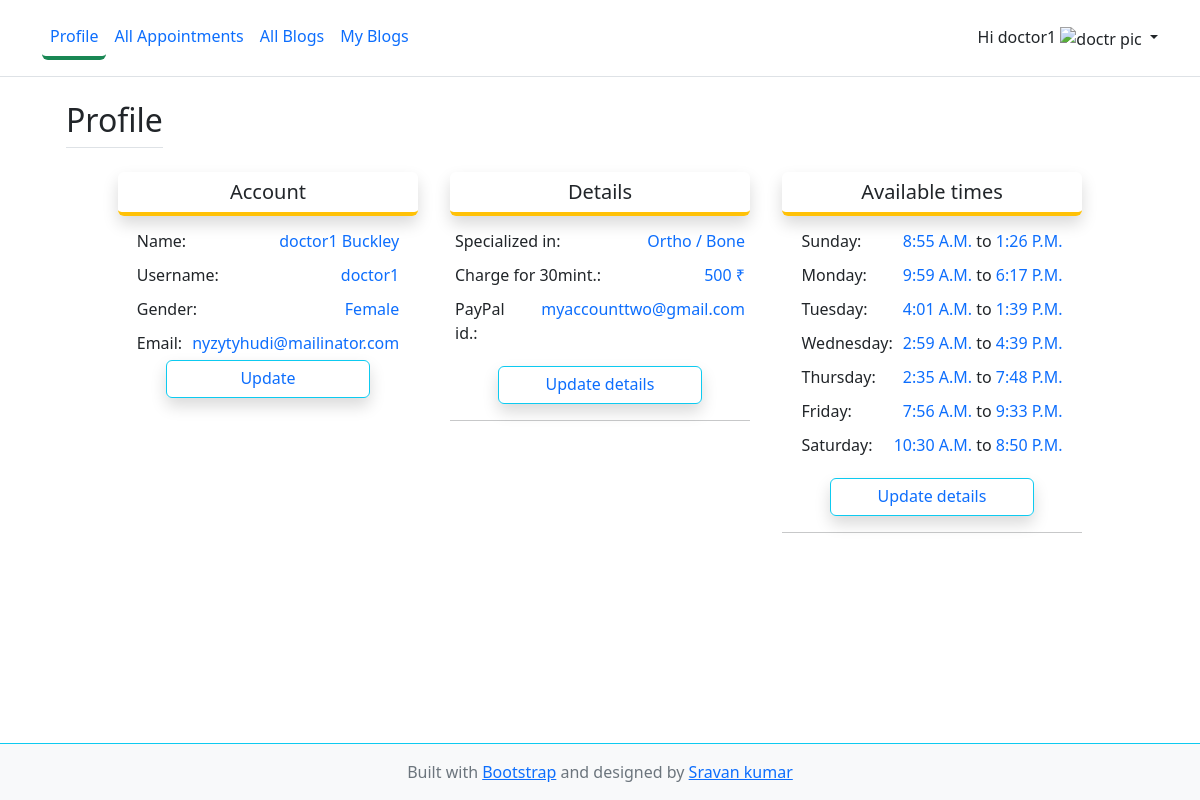
The app's page /doctor/profile/ (signed in) with its own data.
### accounts/models.py (models this page shows)
class CustomUser(AbstractUser):
    role_options = (
        ('admin', "Admin"),
        ('doctor', "Doctor"),
        ('patient', "Patient"),
    )
    gender_options = (
        ("male", "Male"),
        ("female", "Female"),
    )
    email = models.EmailField(_("email address"), unique=True)
    role = models.CharField(choices=role_options, default="admin", max_length=30)
    gender = models.CharField(choices=gender_options, max_length=20)
    USERNAME_FIELD = 'email'
    REQUIRED_FIELDS = ['email', 'username']

### doctors/models.py (models this page shows, shortened)
class Doctors(models.Model):
    details = models.OneToOneField(CustomUser, on_delete=models.CASCADE, related_name='doctor')
    profile_image = models.ImageField(upload_to='images/doctors', null=True)
    specialized_in = models.ForeignKey(Specialities, on_delete=models.CASCADE)
    charge = models.PositiveIntegerField()
    paypal_account = models.EmailField(max_length=70, null=True)
    sun_start = models.TimeField(null=True, blank=True)
    sun_end = models.TimeField(null=True, blank=True)
    mon_start = models.TimeField(null=True, blank=True)
    mon_end = models.TimeField(null=True, blank=True)
    tue_start = models.TimeField(null=True, blank=True)
    tue_end = models.TimeField(null=True, blank=True)
    wed_start = models.TimeField(null=True, blank=True)
    wed_end = models.TimeField(null=True, blank=True)
    thu_start = models.TimeField(null=True, blank=True)
    thu_end = models.TimeField(null=True, blank=True)
    fri_start = models.TimeField(null=True, blank=True)
    fri_end = models.TimeField(null=True, blank=True)
    sat_start = models.TimeField(null=True, blank=True)
    sat_end = models.TimeField(null=True, blank=True)

class Specialities(models.Model):
    title = models.CharField(max_length=50, unique=True)
    slug = models.CharField(max_length=50, unique=True)
    def __str__(self):
        return self.title

### doctors/views.py (the view)
# urls.py: path('profile/', views.profile, name='profile'),
def profile(request):
    try:
        doctor = Doctors.objects.get(details_id=request.user.id)
        form = AvailableTimeUpdationForm(instance=doctor)
    except:
        doctor = None
        form = AvailableTimeUpdationForm()
    context = {
        'doctor': doctor,
        'form': form
    }
    return render(request, 'doctor/profile.html', context)

### doctors/context_preprocessor.py (called while the page is built)
def specialised_categories(request):
    categories = Specialities.objects.all()
    form = DoctorDetailsForm()
    doctor = Doctors.objects.all()
    context = {
        'fm': form,
        'specialisations': categories,
        'doctors': doctor
    }
    return context

### templates/doctor/profile.html (shortened to what this page needs)
{% extends 'doctor/base.html' %}
{% block content %}
<div class="container px-4 py-2" id="icon-grid">
    <div class="d-flex">
        <h2 class="pb-2 border-bottom">Profile</h2>
    </div>
    <div class="row px-5">
        <div class="col-lg-4 px-md-3 mt-3">
            <h5 class="text-center border-bottom border-4 px-3 py-2 shadow rounded border-warning">Account</h5>
            <div>
                <table cellpadding="5" class="m-auto">
                    <tr class="d-flex justify-content-between">
                        <td>Name:</td>
                        <td class="text-primary">{{ request.user.first_name }} {{ request.user.last_name }}</td>
                    </tr>
                    <tr class="d-flex justify-content-between">
                        <td>Username:</td>
                        <td class="text-primary">{{ request.user.username }}</td>
                    </tr>
                    <tr class="d-flex justify-content-between">
                        <td>Gender:</td>
                        <td style="text-transform: capitalize;" class="text-primary">{{ request.user.gender }}</td>
                    </tr>
                    <tr class="d-flex justify-content-between">
                        <td>Email:</td>
                        <td class="text-primary">{{ request.user.email }}</td>
                    </tr>
                </table>
                <a href="{% url 'doctor:doctor-update' request.user.id %}" class="text-decoration-none">
                    <h6 class="text-center border mx-5 px-3 py-2 shadow rounded border-info">Update</h6>
                </a>
            </div>
        </div>
        <div class="col-lg-4 px-md-3 mt-3">
            <h5 class="text-center border-bottom border-4 px-3 py-2 shadow rounded border-warning">Details</h5>
            <div>
                {% if doctor %}
                <table cellpadding="5" class="m-auto">
                    <tr class="d-flex justify-content-between">
                        <td>Specialized in:</td>
                        <td class="text-primary">{{ doctor.specialized_in }}</td>
                    </tr>
                    <tr class="d-flex justify-content-between">
                        <td>Charge for 30mint.:</td>
                        <td class="text-primary">{{ doctor.charge }} &#8377;</td>
                    </tr>
                    <tr class="d-flex justify-content-between">
                        <td>PayPal id.:</td>
                        <td class="text-primary">{{ doctor.paypal_account }}</td>
                    </tr>
                </table>
                <div class="mt-3">
                    <a href="" class="text-decoration-none" data-bs-toggle="modal" data-bs-target="#exampleModal">
                        <h6 class="text-center border mx-5 px-3 py-2 shadow rounded border-info">Update details</h6>
                    </a>
                </div>
                {% else %}
                <p class="text-danger text-center">Not updated yet</p>
                {% endif %}
                <hr>
            </div>
        </div>
        <div class="col-lg-4 px-md-3 mt-3">
            <h5 class="text-center border-bottom border-4 px-3 py-2 shadow rounded border-warning">Available times</h5>
            {% if doctor %}
            <div>
                <table cellpadding="5" class="m-auto">
                    <tr class="d-flex justify-content-between">
                        <td>Sunday:</td>
                        <td class="text-primary text-uppercase">
                            {{ doctor.sun_start }}
                            <span class="text-dark text-lowercase">to</span>
                            {{ doctor.sun_end }}
                        </td>
                    </tr>
                    <tr class="d-flex justify-content-between">
                        <td>Monday:</td>
                        <td class="text-primary text-uppercase">
                            {{ doctor.mon_start }}
                            <span class="text-dark text-lowercase">to</span>
                            {{ doctor.mon_end }}
                        </td>
                    </tr>
                    <tr class="d-flex justify-content-between">
                        <td>Tuesday:</td>
                        <td class="text-primary text-uppercase">
                            {{ doctor.tue_start }}
                            <span class="text-dark text-lowercase">to</span>
                            {{ doctor.tue_end }}
                        </td>
                    </tr>
                    <tr class="d-flex justify-content-between">
                        <td>Wednesday:</td>
                        <td class="text-primary text-uppercase">
                            {{ doctor.wed_start }}
                            <span class="text-dark text-lowercase">to</span>
                            {{ doctor.wed_end }}
                        </td>
                    </tr>
                    <tr class="d-flex justify-content-between">
                        <td>Thursday:</td>
                        <td class="text-primary text-uppercase">
                            {{ doctor.thu_start }}
                            <span class="text-dark text-lowercase">to</span>
                            {{ doctor.thu_end }}
                        </td>
                    </tr>
                    <tr class="d-flex justify-content-between">
                        <td>Friday:</td>
                        <td class="text-primary text-uppercase">
                            {{ doctor.fri_start }}
                            <span class="text-dark text-lowercase">to</span>
                            {{ doctor.fri_end }}
                        </td>
                    </tr>
                    <tr class="d-flex justify-content-between">
                        <td>Saturday:</td>
                        <td class="text-primary text-uppercase">
                            {{ doctor.sat_start }}
                            <span class="text-dark text-lowercase">to</span>
                            {{ doctor.sat_end }}
                        </td>
                    </tr>
                </table>
                <div class="mt-3">
                    <a href="" class="text-decoration-none" data-bs-toggle="modal" data-bs-target="#availableTimeModal">
                        <h6 class="text-center border mx-5 px-3 py-2 shadow rounded border-info">Update details</h6>
                    </a>
                </div>
            </div>
            {% else %}
            <p class="text-danger text-center">Not updated yet</p>
            {% endif %}
            <hr>
        </div>
    </div>
</div>
{% endblock %}

### templates/doctor/base.html (shortened to what this page needs)
<!doctype html>
{% load static %}
<html lang="en" class="h-100">
<head>
    <link href='https://unpkg.com/boxicons@2.1.2/css/boxicons.min.css' rel='stylesheet'>
    <link href="https://cdn.jsdelivr.net/npm/bootstrap@5.2.0-beta1/dist/css/bootstrap.min.css" rel="stylesheet"
>
    <link href="{% static 'vendor/fontawesome-free/css/all.min.css' %}" rel="stylesheet" type="text/css">
    <link rel="stylesheet" href="{% static 'css/custom.css' %}">
</head>
<body class="d-flex flex-column h-100">
<header class="p-3 mb-3 border-bottom sticky-top bg-white">
    <div class="container">
        <div class="d-flex flex-wrap align-items-center justify-content-center justify-content-lg-start">
            <ul class="nav col-12 col-lg-auto me-lg-auto mb-2 justify-content-center mb-md-0">
                {% url 'doctor:profile' as doc_prof %}
                <li>
                    <a href="{{doc_prof}}"
                       class="nav-link px-2 link-primary {% if request.path == doc_prof %} border-bottom border-success border-4 rounded {% endif %}">Profile</a>
                </li>
                {% url 'doctor:appointments' as doc_app %}
                <li>
                    <a href="{{doc_app}}"
                       class="nav-link px-2 link-primary {% if request.path == doc_app %} border-bottom border-success border-4 rounded {% endif %}">All
                        Appointments</a>
                </li>
                {% url 'blog:blogs' as blogs %}
                <li>
                    <a href="{{ blogs }}"
                       class="nav-link px-2 link-primary {% if request.path == blogs %} border-bottom border-success border-4 rounded {% endif %}">All
                        Blogs</a>
                </li>
                {% url 'blog:my-articles' as my_blogs %}
                <li>
                    <a href="{{ my_blogs }}"
                       class="nav-link px-2 link-primary {% if request.path == my_blogs %} border-bottom border-success border-4 rounded {% endif %}">My
                        Blogs</a>
                </li>
            </ul>
            {% if request.user and request.user.is_authenticated %}
            <div class="dropdown text-end">
                <a href="#" class="d-block link-dark text-decoration-none dropdown-toggle" id="dropdownUser1"
                   data-bs-toggle="dropdown" aria-expanded="false">
                    <span>Hi {{ request.user.username }}</span>
                    {% if request.user.profile_image %}
                    <img src="{{ request.user.profile_image.url }}" alt="doctr pic" width="32px" height="32px">
                    {% else %}
                    {% if request.user.gender == "male" %}
                    <img src="{% static 'img/profile_male.svg' %}" alt="doctr pic" width="32px" height="32px">
                    {% else %}
                    <img src="{% static 'img/profile_female.svg' %}" alt="doctr pic" width="32px" height="32px">
                    {% endif %}
                    {% endif %}
                </a>
            </div>
            {% else %}
            <ul class="nav col-12 col-lg-auto mb-2 justify-content-center mb-md-0">
                <li><a href="{% url 'login' %}" class="btn btn-outline-success mx-3">Login</a></li>
                <li><a href="{% url 'register' %}" class="btn btn-outline-success">Register</a></li>
            </ul>
            {% endif %}
        </div>
    </div>
</header>
<div class="container">
    {% block content %}
    {% endblock %}
</div>
<footer class="footer mt-auto py-3 bg-light border-top border-info">
    <div class="container text-center">
        <span class="text-muted">Built with <a href="https://getbootstrap.com/" target="_blank">Bootstrap</a> and designed by <a
                href="https://github.com/sravan-kumar-ta" target="_blank">Sravan kumar</a>
        </span>
    </div>
</footer>
</body>
</html>

### records on screen
CustomUser: user.username "doctor1", user.first_name "doctor1", user.last_name "Buckley", user.gender "Female", user.email "nyzytyhudi@mailinator.com"
Doctors: specialized_in "Ortho / Bone", charge "500", paypal_account "myaccounttwo@gmail.com", sun_start "8:55 A.M.", sun_end "1:26 P.M.", mon_start "9:59 A.M.", mon_end "6:17 P.M.", tue_start "4:01 A.M.", tue_end "1:39 P.M.", wed_start "2:59 A.M.", wed_end "4:39 P.M.", thu_start "2:35 A.M.", thu_end "7:48 P.M.", fri_start "7:56 A.M.", fri_end "9:33 P.M.", sat_start "10:30 A.M.", sat_end "8:50 P.M."
